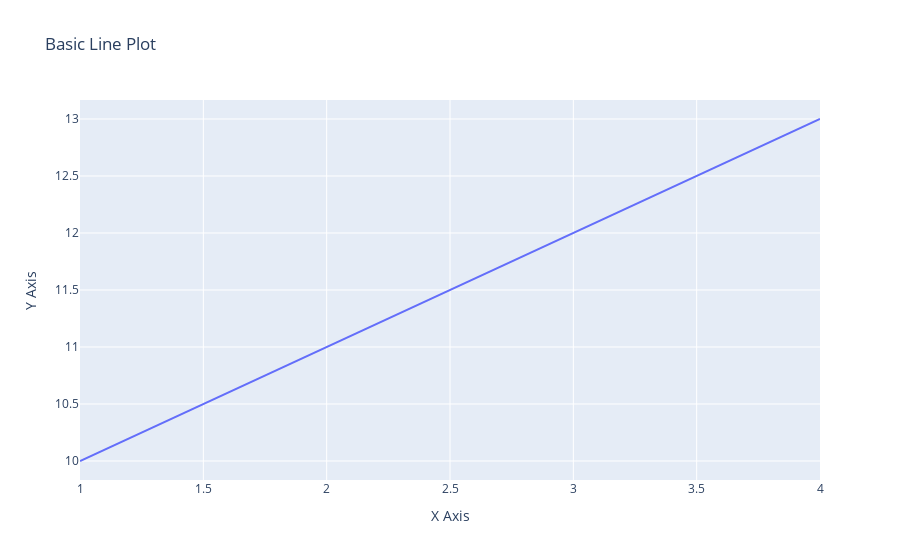

Notebook code for this chart:
### Markdown cell above
## Plotly graph objects

### Code cell
import plotly.graph_objects as go

# Create a basic line plot
fig = go.Figure()

# Add a trace (a line)
fig.add_trace(go.Scatter(x=[1, 2, 3, 4], y=[10, 11, 12, 13], mode='lines', name='Line'))

# Update the layout
fig.update_layout(title='Basic Line Plot', xaxis_title='X Axis', yaxis_title='Y Axis')

fig.show()

### Figure 1 — Plotly figure (JSON) as saved in the notebook; plotly's stock layout.template omitted (floating-point values rounded to 4 significant figures)
{"data": [{"mode": "lines", "name": "Line", "type": "scatter", "x": [1, 2, 3, 4], "y": [10, 11, 12, 13]}], "layout": {"title": {"text": "Basic Line Plot"}, "xaxis": {"title": {"text": "X Axis"}}, "yaxis": {"title": {"text": "Y Axis"}}}}
